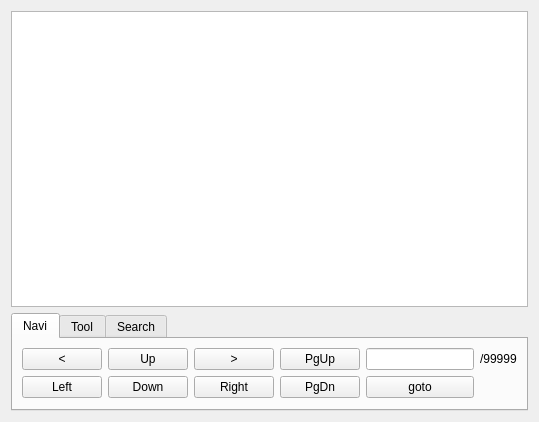
<?xml version="1.0" encoding="UTF-8"?>
<ui version="4.0">
 <class>TxtEditor</class>
 <widget class="QWidget" name="TxtEditor">
  <property name="geometry">
   <rect>
    <x>0</x>
    <y>0</y>
    <width>522</width>
    <height>422</height>
   </rect>
  </property>
  <property name="windowTitle">
   <string>Form</string>
  </property>
  <layout class="QVBoxLayout" name="verticalLayout">
   <item>
    <widget class="QPlainTextEdit" name="plainTextEdit">
     <property name="acceptDrops">
      <bool>false</bool>
     </property>
     <property name="verticalScrollBarPolicy">
      <enum>Qt::ScrollBarAlwaysOff</enum>
     </property>
     <property name="horizontalScrollBarPolicy">
      <enum>Qt::ScrollBarAlwaysOff</enum>
     </property>
     <property name="plainText">
      <string notr="true"/>
     </property>
     <property name="textInteractionFlags">
      <set>Qt::TextEditorInteraction</set>
     </property>
     <property name="backgroundVisible">
      <bool>false</bool>
     </property>
     <property name="centerOnScroll">
      <bool>true</bool>
     </property>
    </widget>
   </item>
   <item>
    <widget class="QTabWidget" name="tabWidget">
     <property name="sizePolicy">
      <sizepolicy hsizetype="Expanding" vsizetype="Minimum">
       <horstretch>0</horstretch>
       <verstretch>0</verstretch>
      </sizepolicy>
     </property>
     <property name="tabPosition">
      <enum>QTabWidget::North</enum>
     </property>
     <property name="currentIndex">
      <number>0</number>
     </property>
     <widget class="QWidget" name="tab">
      <property name="sizePolicy">
       <sizepolicy hsizetype="Expanding" vsizetype="Expanding">
        <horstretch>0</horstretch>
        <verstretch>0</verstretch>
       </sizepolicy>
      </property>
      <attribute name="title">
       <string>Navi</string>
      </attribute>
      <layout class="QGridLayout" name="gridLayout">
       <item row="0" column="0">
        <widget class="QPushButton" name="pushButton_22">
         <property name="text">
          <string>&lt;</string>
         </property>
        </widget>
       </item>
       <item row="0" column="1">
        <widget class="QPushButton" name="pushButton_23">
         <property name="text">
          <string>Up</string>
         </property>
        </widget>
       </item>
       <item row="0" column="2">
        <widget class="QPushButton" name="pushButton_24">
         <property name="text">
          <string>&gt;</string>
         </property>
        </widget>
       </item>
       <item row="0" column="3">
        <widget class="QPushButton" name="pushButton">
         <property name="text">
          <string>PgUp</string>
         </property>
        </widget>
       </item>
       <item row="0" column="4">
        <widget class="QLineEdit" name="linenum_3">
         <property name="sizePolicy">
          <sizepolicy hsizetype="Minimum" vsizetype="Fixed">
           <horstretch>0</horstretch>
           <verstretch>0</verstretch>
          </sizepolicy>
         </property>
         <property name="alignment">
          <set>Qt::AlignCenter</set>
         </property>
        </widget>
       </item>
       <item row="0" column="5">
        <widget class="QLabel" name="totalline_3">
         <property name="text">
          <string>/99999</string>
         </property>
        </widget>
       </item>
       <item row="1" column="0">
        <widget class="QPushButton" name="pushButton_25">
         <property name="text">
          <string>Left</string>
         </property>
        </widget>
       </item>
       <item row="1" column="1">
        <widget class="QPushButton" name="pushButton_26">
         <property name="text">
          <string>Down</string>
         </property>
        </widget>
       </item>
       <item row="1" column="2">
        <widget class="QPushButton" name="pushButton_27">
         <property name="text">
          <string>Right</string>
         </property>
        </widget>
       </item>
       <item row="1" column="3">
        <widget class="QPushButton" name="pushButton_2">
         <property name="text">
          <string>PgDn</string>
         </property>
        </widget>
       </item>
       <item row="1" column="4">
        <widget class="QPushButton" name="pushButton_38">
         <property name="text">
          <string>goto</string>
         </property>
        </widget>
       </item>
      </layout>
     </widget>
     <widget class="QWidget" name="tab_2">
      <attribute name="title">
       <string>Tool</string>
      </attribute>
      <layout class="QGridLayout" name="gridLayout_2">
       <item row="1" column="0">
        <widget class="QPushButton" name="pushButton_36">
         <property name="text">
          <string>Redo</string>
         </property>
        </widget>
       </item>
       <item row="1" column="2">
        <widget class="QPushButton" name="save_button">
         <property name="text">
          <string>Save</string>
         </property>
        </widget>
       </item>
       <item row="1" column="1">
        <widget class="QPushButton" name="pushButton_4">
         <property name="text">
          <string>Paste</string>
         </property>
        </widget>
       </item>
       <item row="1" column="3">
        <widget class="QPushButton" name="pushButton_37">
         <property name="text">
          <string>Quit</string>
         </property>
        </widget>
       </item>
       <item row="0" column="2">
        <widget class="QPushButton" name="pushButton_5">
         <property name="text">
          <string>Cut</string>
         </property>
        </widget>
       </item>
       <item row="0" column="0">
        <widget class="QPushButton" name="pushButton_34">
         <property name="text">
          <string>Undo</string>
         </property>
        </widget>
       </item>
       <item row="0" column="1">
        <widget class="QPushButton" name="pushButton_3">
         <property name="text">
          <string>Copy</string>
         </property>
        </widget>
       </item>
      </layout>
     </widget>
     <widget class="QWidget" name="tab_3">
      <attribute name="title">
       <string>Search</string>
      </attribute>
      <layout class="QGridLayout" name="gridLayout_3" columnstretch="0,1,0,0">
       <property name="leftMargin">
        <number>0</number>
       </property>
       <property name="topMargin">
        <number>0</number>
       </property>
       <property name="rightMargin">
        <number>0</number>
       </property>
       <property name="bottomMargin">
        <number>0</number>
       </property>
       <property name="spacing">
        <number>0</number>
       </property>
       <item row="0" column="0">
        <widget class="QLabel" name="label">
         <property name="text">
          <string>Search</string>
         </property>
        </widget>
       </item>
       <item row="0" column="1">
        <layout class="QHBoxLayout" name="horizontalLayout_3">
         <property name="spacing">
          <number>0</number>
         </property>
         <item>
          <widget class="QLineEdit" name="search_lineedit"/>
         </item>
         <item>
          <widget class="QCheckBox" name="case_checkbox">
           <property name="text">
            <string>Case</string>
           </property>
          </widget>
         </item>
        </layout>
       </item>
       <item row="0" column="2">
        <widget class="QPushButton" name="pushButton_7">
         <property name="font">
          <font>
           <pointsize>6</pointsize>
          </font>
         </property>
         <property name="text">
          <string>Prev</string>
         </property>
        </widget>
       </item>
       <item row="0" column="3">
        <widget class="QPushButton" name="pushButton_8">
         <property name="font">
          <font>
           <pointsize>6</pointsize>
          </font>
         </property>
         <property name="text">
          <string>Next</string>
         </property>
        </widget>
       </item>
       <item row="1" column="0">
        <widget class="QLabel" name="label_2">
         <property name="text">
          <string>Replace</string>
         </property>
        </widget>
       </item>
       <item row="1" column="1">
        <widget class="QLineEdit" name="replace_lineedit"/>
       </item>
       <item row="1" column="2">
        <widget class="QPushButton" name="pushButton_9">
         <property name="font">
          <font>
           <pointsize>6</pointsize>
          </font>
         </property>
         <property name="text">
          <string>Replace</string>
         </property>
        </widget>
       </item>
       <item row="1" column="3">
        <widget class="QPushButton" name="pushButton_10">
         <property name="font">
          <font>
           <pointsize>6</pointsize>
          </font>
         </property>
         <property name="text">
          <string>ReplaceAll</string>
         </property>
        </widget>
       </item>
      </layout>
     </widget>
    </widget>
   </item>
  </layout>
 </widget>
 <resources/>
 <connections>
  <connection>
   <sender>plainTextEdit</sender>
   <signal>cursorPositionChanged()</signal>
   <receiver>TxtEditor</receiver>
   <slot>setlinenum()</slot>
   <hints>
    <hint type="sourcelabel">
     <x>408</x>
     <y>273</y>
    </hint>
    <hint type="destinationlabel">
     <x>516</x>
     <y>248</y>
    </hint>
   </hints>
  </connection>
  <connection>
   <sender>plainTextEdit</sender>
   <signal>blockCountChanged(int)</signal>
   <receiver>TxtEditor</receiver>
   <slot>totalline(int)</slot>
   <hints>
    <hint type="sourcelabel">
     <x>255</x>
     <y>268</y>
    </hint>
    <hint type="destinationlabel">
     <x>516</x>
     <y>229</y>
    </hint>
   </hints>
  </connection>
  <connection>
   <sender>pushButton_23</sender>
   <signal>clicked()</signal>
   <receiver>TxtEditor</receiver>
   <slot>up()</slot>
   <hints>
    <hint type="sourcelabel">
     <x>117</x>
     <y>48</y>
    </hint>
    <hint type="destinationlabel">
     <x>516</x>
     <y>71</y>
    </hint>
   </hints>
  </connection>
  <connection>
   <sender>pushButton_26</sender>
   <signal>clicked()</signal>
   <receiver>TxtEditor</receiver>
   <slot>down()</slot>
   <hints>
    <hint type="sourcelabel">
     <x>117</x>
     <y>78</y>
    </hint>
    <hint type="destinationlabel">
     <x>516</x>
     <y>161</y>
    </hint>
   </hints>
  </connection>
  <connection>
   <sender>pushButton</sender>
   <signal>clicked()</signal>
   <receiver>TxtEditor</receiver>
   <slot>pageup()</slot>
   <hints>
    <hint type="sourcelabel">
     <x>317</x>
     <y>57</y>
    </hint>
    <hint type="destinationlabel">
     <x>516</x>
     <y>198</y>
    </hint>
   </hints>
  </connection>
  <connection>
   <sender>pushButton_2</sender>
   <signal>clicked()</signal>
   <receiver>TxtEditor</receiver>
   <slot>pagedown()</slot>
   <hints>
    <hint type="sourcelabel">
     <x>317</x>
     <y>87</y>
    </hint>
    <hint type="destinationlabel">
     <x>516</x>
     <y>144</y>
    </hint>
   </hints>
  </connection>
  <connection>
   <sender>pushButton_25</sender>
   <signal>clicked()</signal>
   <receiver>TxtEditor</receiver>
   <slot>left()</slot>
   <hints>
    <hint type="sourcelabel">
     <x>31</x>
     <y>78</y>
    </hint>
    <hint type="destinationlabel">
     <x>0</x>
     <y>135</y>
    </hint>
   </hints>
  </connection>
  <connection>
   <sender>pushButton_27</sender>
   <signal>clicked()</signal>
   <receiver>TxtEditor</receiver>
   <slot>right()</slot>
   <hints>
    <hint type="sourcelabel">
     <x>202</x>
     <y>78</y>
    </hint>
    <hint type="destinationlabel">
     <x>516</x>
     <y>116</y>
    </hint>
   </hints>
  </connection>
  <connection>
   <sender>pushButton_38</sender>
   <signal>clicked()</signal>
   <receiver>TxtEditor</receiver>
   <slot>gotoline()</slot>
   <hints>
    <hint type="sourcelabel">
     <x>375</x>
     <y>78</y>
    </hint>
    <hint type="destinationlabel">
     <x>516</x>
     <y>177</y>
    </hint>
   </hints>
  </connection>
  <connection>
   <sender>pushButton_8</sender>
   <signal>clicked()</signal>
   <receiver>TxtEditor</receiver>
   <slot>findnext()</slot>
   <hints>
    <hint type="sourcelabel">
     <x>459</x>
     <y>56</y>
    </hint>
    <hint type="destinationlabel">
     <x>516</x>
     <y>79</y>
    </hint>
   </hints>
  </connection>
  <connection>
   <sender>pushButton_7</sender>
   <signal>clicked()</signal>
   <receiver>TxtEditor</receiver>
   <slot>findprev()</slot>
   <hints>
    <hint type="sourcelabel">
     <x>389</x>
     <y>57</y>
    </hint>
    <hint type="destinationlabel">
     <x>516</x>
     <y>126</y>
    </hint>
   </hints>
  </connection>
  <connection>
   <sender>pushButton_9</sender>
   <signal>clicked()</signal>
   <receiver>TxtEditor</receiver>
   <slot>replace()</slot>
   <hints>
    <hint type="sourcelabel">
     <x>364</x>
     <y>92</y>
    </hint>
    <hint type="destinationlabel">
     <x>0</x>
     <y>212</y>
    </hint>
   </hints>
  </connection>
  <connection>
   <sender>pushButton_10</sender>
   <signal>clicked()</signal>
   <receiver>TxtEditor</receiver>
   <slot>replaceall()</slot>
   <hints>
    <hint type="sourcelabel">
     <x>459</x>
     <y>92</y>
    </hint>
    <hint type="destinationlabel">
     <x>516</x>
     <y>93</y>
    </hint>
   </hints>
  </connection>
  <connection>
   <sender>save_button</sender>
   <signal>clicked()</signal>
   <receiver>TxtEditor</receiver>
   <slot>savefile()</slot>
   <hints>
    <hint type="sourcelabel">
     <x>379</x>
     <y>99</y>
    </hint>
    <hint type="destinationlabel">
     <x>516</x>
     <y>56</y>
    </hint>
   </hints>
  </connection>
  <connection>
   <sender>plainTextEdit</sender>
   <signal>textChanged()</signal>
   <receiver>TxtEditor</receiver>
   <slot>textchanged()</slot>
   <hints>
    <hint type="sourcelabel">
     <x>265</x>
     <y>255</y>
    </hint>
    <hint type="destinationlabel">
     <x>286</x>
     <y>383</y>
    </hint>
   </hints>
  </connection>
  <connection>
   <sender>pushButton_34</sender>
   <signal>clicked()</signal>
   <receiver>TxtEditor</receiver>
   <slot>undo()</slot>
   <hints>
    <hint type="sourcelabel">
     <x>102</x>
     <y>58</y>
    </hint>
    <hint type="destinationlabel">
     <x>0</x>
     <y>92</y>
    </hint>
   </hints>
  </connection>
  <connection>
   <sender>pushButton_36</sender>
   <signal>clicked()</signal>
   <receiver>TxtEditor</receiver>
   <slot>redo()</slot>
   <hints>
    <hint type="sourcelabel">
     <x>135</x>
     <y>99</y>
    </hint>
    <hint type="destinationlabel">
     <x>3</x>
     <y>204</y>
    </hint>
   </hints>
  </connection>
  <connection>
   <sender>pushButton_37</sender>
   <signal>clicked()</signal>
   <receiver>TxtEditor</receiver>
   <slot>close()</slot>
   <hints>
    <hint type="sourcelabel">
     <x>501</x>
     <y>99</y>
    </hint>
    <hint type="destinationlabel">
     <x>516</x>
     <y>108</y>
    </hint>
   </hints>
  </connection>
  <connection>
   <sender>pushButton_22</sender>
   <signal>clicked()</signal>
   <receiver>TxtEditor</receiver>
   <slot>prev()</slot>
   <hints>
    <hint type="sourcelabel">
     <x>67</x>
     <y>60</y>
    </hint>
    <hint type="destinationlabel">
     <x>0</x>
     <y>175</y>
    </hint>
   </hints>
  </connection>
  <connection>
   <sender>pushButton_24</sender>
   <signal>clicked()</signal>
   <receiver>TxtEditor</receiver>
   <slot>next()</slot>
   <hints>
    <hint type="sourcelabel">
     <x>245</x>
     <y>56</y>
    </hint>
    <hint type="destinationlabel">
     <x>0</x>
     <y>192</y>
    </hint>
   </hints>
  </connection>
  <connection>
   <sender>pushButton_3</sender>
   <signal>clicked()</signal>
   <receiver>TxtEditor</receiver>
   <slot>copy()</slot>
   <hints>
    <hint type="sourcelabel">
     <x>204</x>
     <y>65</y>
    </hint>
    <hint type="destinationlabel">
     <x>-5</x>
     <y>164</y>
    </hint>
   </hints>
  </connection>
  <connection>
   <sender>pushButton_4</sender>
   <signal>clicked()</signal>
   <receiver>TxtEditor</receiver>
   <slot>paste()</slot>
   <hints>
    <hint type="sourcelabel">
     <x>228</x>
     <y>94</y>
    </hint>
    <hint type="destinationlabel">
     <x>-14</x>
     <y>241</y>
    </hint>
   </hints>
  </connection>
  <connection>
   <sender>pushButton_5</sender>
   <signal>clicked()</signal>
   <receiver>TxtEditor</receiver>
   <slot>cut()</slot>
   <hints>
    <hint type="sourcelabel">
     <x>319</x>
     <y>62</y>
    </hint>
    <hint type="destinationlabel">
     <x>578</x>
     <y>187</y>
    </hint>
   </hints>
  </connection>
 </connections>
 <slots>
  <slot>pageup()</slot>
  <slot>pagedown()</slot>
  <slot>left()</slot>
  <slot>right()</slot>
  <slot>up()</slot>
  <slot>down()</slot>
  <slot>undo()</slot>
  <slot>redo()</slot>
  <slot>setlinenum()</slot>
  <slot>gotoline()</slot>
  <slot>totalline(int)</slot>
  <slot>findnext()</slot>
  <slot>findprev()</slot>
  <slot>replace()</slot>
  <slot>replaceall()</slot>
  <slot>savefile()</slot>
  <slot>textchanged()</slot>
  <slot>prev()</slot>
  <slot>next()</slot>
  <slot>copy()</slot>
  <slot>cut()</slot>
  <slot>paste()</slot>
 </slots>
</ui>
